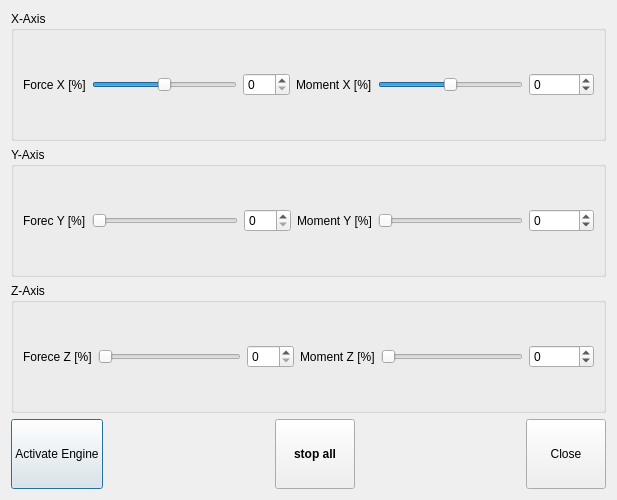
<?xml version="1.0" encoding="UTF-8"?>
<ui version="4.0">
 <class>DirectControlWidget</class>
 <widget class="QDialog" name="DirectControlWidget">
  <property name="geometry">
   <rect>
    <x>0</x>
    <y>0</y>
    <width>617</width>
    <height>500</height>
   </rect>
  </property>
  <property name="windowTitle">
   <string>Dialog</string>
  </property>
  <layout class="QVBoxLayout" name="verticalLayout">
   <item>
    <widget class="QGroupBox" name="groupBox">
     <property name="title">
      <string>X-Axis</string>
     </property>
     <layout class="QHBoxLayout" name="horizontalLayout">
      <item>
       <widget class="QLabel" name="label">
        <property name="text">
         <string>Force X [%]</string>
        </property>
       </widget>
      </item>
      <item>
       <widget class="QSlider" name="sliderThrustX">
        <property name="minimum">
         <number>-100</number>
        </property>
        <property name="maximum">
         <number>100</number>
        </property>
        <property name="singleStep">
         <number>0</number>
        </property>
        <property name="orientation">
         <enum>Qt::Horizontal</enum>
        </property>
       </widget>
      </item>
      <item>
       <widget class="QSpinBox" name="spinBoxThrustX">
        <property name="maximum">
         <number>200</number>
        </property>
       </widget>
      </item>
      <item>
       <widget class="QLabel" name="label_2">
        <property name="text">
         <string>Moment X [%]</string>
        </property>
       </widget>
      </item>
      <item>
       <widget class="QSlider" name="sliderMomentX">
        <property name="minimum">
         <number>-100</number>
        </property>
        <property name="maximum">
         <number>100</number>
        </property>
        <property name="orientation">
         <enum>Qt::Horizontal</enum>
        </property>
       </widget>
      </item>
      <item>
       <widget class="QSpinBox" name="spinBoxMomentX">
        <property name="minimum">
         <number>-10800</number>
        </property>
        <property name="maximum">
         <number>10800</number>
        </property>
       </widget>
      </item>
     </layout>
    </widget>
   </item>
   <item>
    <widget class="QGroupBox" name="groupBox_2">
     <property name="title">
      <string>Y-Axis</string>
     </property>
     <layout class="QHBoxLayout" name="horizontalLayout_2">
      <item>
       <widget class="QLabel" name="label_3">
        <property name="text">
         <string>Forec Y [%]</string>
        </property>
       </widget>
      </item>
      <item>
       <widget class="QSlider" name="sliderThrustY">
        <property name="maximum">
         <number>200</number>
        </property>
        <property name="orientation">
         <enum>Qt::Horizontal</enum>
        </property>
       </widget>
      </item>
      <item>
       <widget class="QSpinBox" name="spinBoxThrustY">
        <property name="maximum">
         <number>200</number>
        </property>
       </widget>
      </item>
      <item>
       <widget class="QLabel" name="label_4">
        <property name="text">
         <string>Moment Y [%]</string>
        </property>
       </widget>
      </item>
      <item>
       <widget class="QSlider" name="sliderMomentY">
        <property name="orientation">
         <enum>Qt::Horizontal</enum>
        </property>
       </widget>
      </item>
      <item>
       <widget class="QSpinBox" name="spinBoxMomentY">
        <property name="minimum">
         <number>-10800</number>
        </property>
        <property name="maximum">
         <number>10800</number>
        </property>
       </widget>
      </item>
     </layout>
    </widget>
   </item>
   <item>
    <widget class="QGroupBox" name="groupBox_3">
     <property name="title">
      <string>Z-Axis</string>
     </property>
     <layout class="QHBoxLayout" name="horizontalLayout_3">
      <item>
       <widget class="QLabel" name="label_5">
        <property name="text">
         <string>Forece Z [%]</string>
        </property>
       </widget>
      </item>
      <item>
       <widget class="QSlider" name="sliderThrustZ">
        <property name="maximum">
         <number>200</number>
        </property>
        <property name="orientation">
         <enum>Qt::Horizontal</enum>
        </property>
       </widget>
      </item>
      <item>
       <widget class="QSpinBox" name="spinBoxThrustZ">
        <property name="maximum">
         <number>200</number>
        </property>
       </widget>
      </item>
      <item>
       <widget class="QLabel" name="label_6">
        <property name="text">
         <string>Moment Z [%]</string>
        </property>
       </widget>
      </item>
      <item>
       <widget class="QSlider" name="sliderMomentZ">
        <property name="orientation">
         <enum>Qt::Horizontal</enum>
        </property>
       </widget>
      </item>
      <item>
       <widget class="QSpinBox" name="spinBoxMomentZ">
        <property name="minimum">
         <number>-10800</number>
        </property>
        <property name="maximum">
         <number>10800</number>
        </property>
       </widget>
      </item>
     </layout>
    </widget>
   </item>
   <item>
    <layout class="QHBoxLayout" name="horizontalLayout_5">
     <item>
      <widget class="QPushButton" name="controlButton">
       <property name="minimumSize">
        <size>
         <width>70</width>
         <height>70</height>
        </size>
       </property>
       <property name="text">
        <string>Activate Engine</string>
       </property>
      </widget>
     </item>
     <item>
      <spacer name="horizontalSpacer">
       <property name="orientation">
        <enum>Qt::Horizontal</enum>
       </property>
       <property name="sizeHint" stdset="0">
        <size>
         <width>40</width>
         <height>20</height>
        </size>
       </property>
      </spacer>
     </item>
     <item>
      <widget class="QPushButton" name="stopAllButton">
       <property name="sizePolicy">
        <sizepolicy hsizetype="Minimum" vsizetype="Fixed">
         <horstretch>0</horstretch>
         <verstretch>0</verstretch>
        </sizepolicy>
       </property>
       <property name="minimumSize">
        <size>
         <width>0</width>
         <height>70</height>
        </size>
       </property>
       <property name="font">
        <font>
         <weight>75</weight>
         <bold>true</bold>
        </font>
       </property>
       <property name="text">
        <string>stop all</string>
       </property>
       <property name="iconSize">
        <size>
         <width>23</width>
         <height>23</height>
        </size>
       </property>
      </widget>
     </item>
     <item>
      <spacer name="horizontalSpacer_2">
       <property name="orientation">
        <enum>Qt::Horizontal</enum>
       </property>
       <property name="sizeHint" stdset="0">
        <size>
         <width>40</width>
         <height>20</height>
        </size>
       </property>
      </spacer>
     </item>
     <item>
      <widget class="QPushButton" name="closeButton">
       <property name="minimumSize">
        <size>
         <width>0</width>
         <height>70</height>
        </size>
       </property>
       <property name="text">
        <string>Close</string>
       </property>
      </widget>
     </item>
    </layout>
   </item>
  </layout>
 </widget>
 <resources/>
 <connections/>
</ui>
